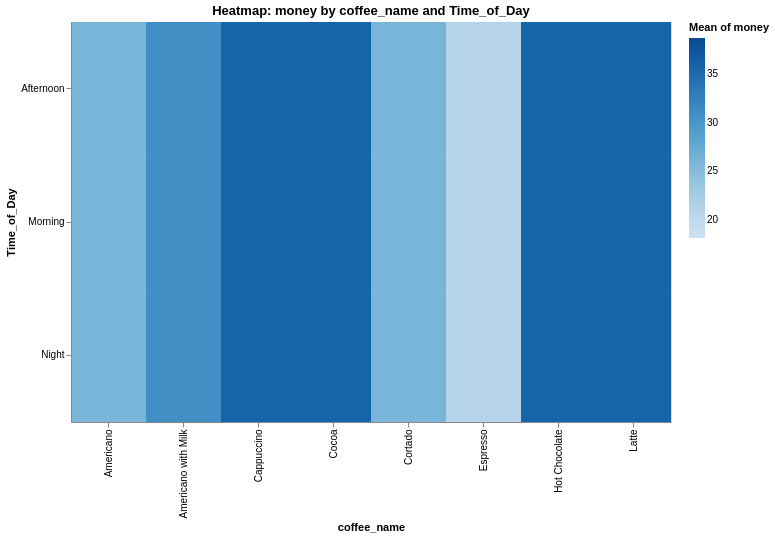

Specify this chart in Vega-Lite:
### Vega-Lite specification from a JSON file in a GitHub repository (floating-point values rounded to 4 significant figures; data arrays with more than 128 entries replaced by an {"elided": "..."} marker saying what was removed)
{"$schema": "https://vega.github.io/schema/vega-lite/v5.json", "title": "Heatmap: money by coffee_name and Time_of_Day", "width": 600, "height": 400, "data": {"values": {"elided": "3547 records"}}, "mark": "rect", "encoding": {"x": {"field": "coffee_name", "type": "nominal", "scale": {}}, "y": {"field": "Time_of_Day", "type": "nominal", "scale": {}}, "color": {"aggregate": "mean", "field": "money", "type": "quantitative", "scale": {"scheme": "blues"}}, "tooltip": [{"field": "coffee_name", "type": "nominal"}, {"field": "Time_of_Day", "type": "nominal"}, {"field": "money", "type": "quantitative"}]}, "transform": [], "params": []}
